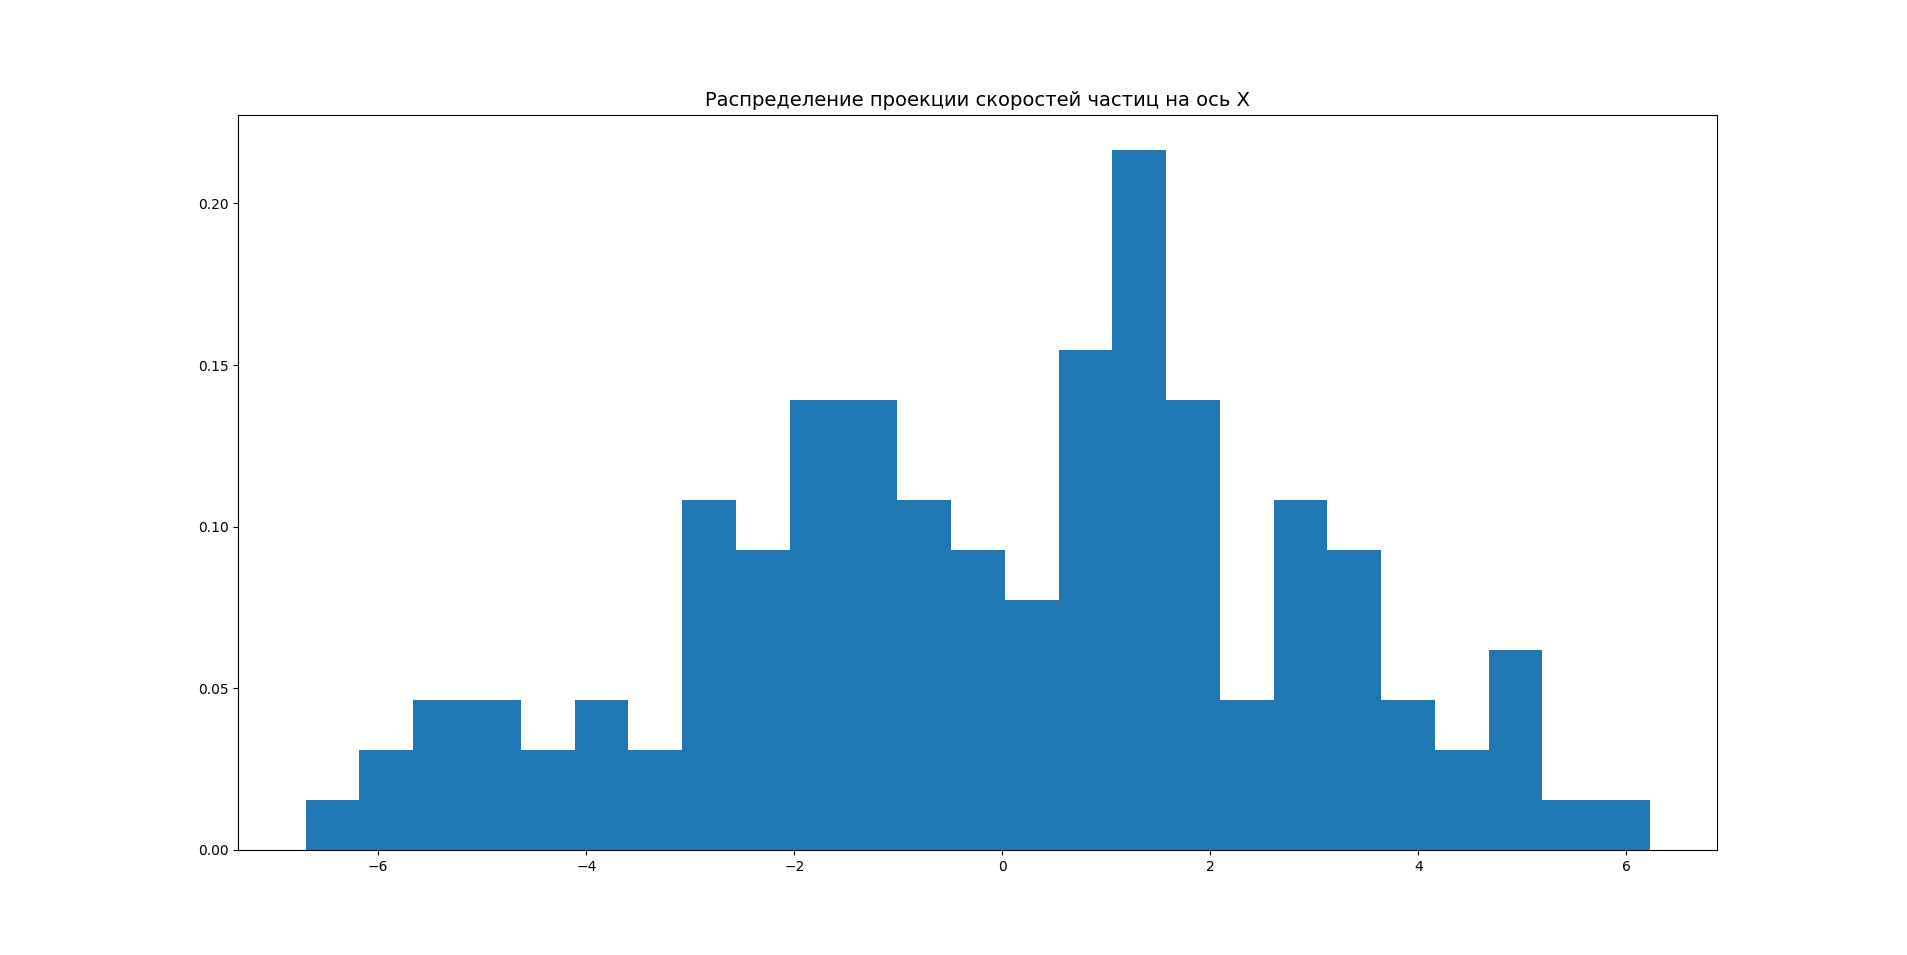

This chart was generated by the following Python code:
import numpy as np
import matplotlib.pyplot as plt

#x = np.array([])
#for i in np.arange(2000):
#   x = np.append(x, (i))

y = np.array([])
f = open('maxw.txt')
for line in f:
    y = np.append(y, (float(line)))
f.close()

v_x = y
N = len(v_x)

T = np.sum(v_x**2)
plt.hist(v_x, bins=N//5, density=True)

print(T/N)

plt.title(r'Распределение проекции скоростей частиц на ось X', fontsize=14)

plt.show()
